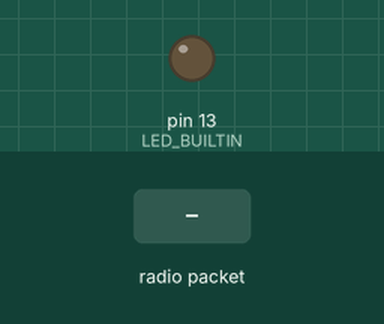
A sketch run on a simulated Arduino Mega 2560, built with avr-gcc and run on an emulated ATmega2560. Parts: output pins drawn as LEDs (lit = HIGH). The inputs (shaded band) are chosen by the test bench. No radio packets arrive unless stated; pins used as bus, display or sensor lines are not drawn.

Above: at 1.2 s.
1.3 s: radio packet "1" arrives
Timing chart, 0 to 4.3 s (numbered marks = the images above; inputs shaded):
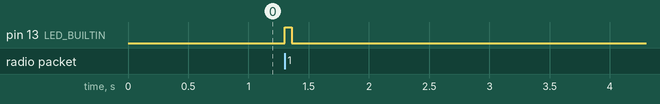

The sketch:

LORA_RX.ino
```cpp
// Feather9x_RX
// -*- mode: C++ -*-
// Example sketch showing how to create a simple messaging client (receiver)
// with the RH_RF95 class. RH_RF95 class does not provide for addressing or
// reliability, so you should only use RH_RF95 if you do not need the higher
// level messaging abilities.
// It is designed to work with the other example Feather9x_TX

#include <SPI.h>
#include <RH_RF95.h>

#define RFM95_CS   8
#define RFM95_RST  4
#define RFM95_INT  7
#define VBATPIN A9


/* Some other possible setups include:

// Feather 32u4:
#define RFM95_CS   8
#define RFM95_RST  4
#define RFM95_INT  7

// Feather M0:
#define RFM95_CS   8
#define RFM95_RST  4
#define RFM95_INT  3

// Arduino shield:
#define RFM95_CS  10
#define RFM95_RST  9
#define RFM95_INT  7

// Feather 32u4 w/wing:
#define RFM95_RST 11  // "A"
#define RFM95_CS  10  // "B"
#define RFM95_INT  2  // "SDA" (only SDA/SCL/RX/TX have IRQ!)

// Feather m0 w/wing:
#define RFM95_RST 11  // "A"
#define RFM95_CS  10  // "B"
#define RFM95_INT  6  // "D"
*/

// Change to 434.0 or other frequency, must match RX's freq!
#define RF95_FREQ 868.0

// Singleton instance of the radio driver
RH_RF95 rf95(RFM95_CS, RFM95_INT);

void setup() {
  pinMode(LED_BUILTIN, OUTPUT);
  pinMode(RFM95_RST, OUTPUT);
  digitalWrite(RFM95_RST, HIGH);

  //Serial.begin(115200);
  //while (!Serial) delay(1);
  //delay(100);

  //Serial.println("Feather LoRa RX Test!");

  // manual reset
  digitalWrite(RFM95_RST, LOW);
  delay(10);
  digitalWrite(RFM95_RST, HIGH);
  delay(10);

  while (!rf95.init()) {
    //Serial.println("LoRa radio init failed");
    //Serial.println("Uncomment '#define SERIAL_DEBUG' in RH_RF95.cpp for detailed debug info");
    while (1);
  }
  //Serial.println("LoRa radio init OK!");

  // Defaults after init are 434.0MHz, modulation GFSK_Rb250Fd250, +13dbM
  if (!rf95.setFrequency(RF95_FREQ)) {
    //Serial.println("setFrequency failed");
    while (1);
  }
  //Serial.print("Set Freq to: "); Serial.println(RF95_FREQ);

  // Defaults after init are 434.0MHz, 13dBm, Bw = 125 kHz, Cr = 4/5, Sf = 128chips/symbol, CRC on

  // The default transmitter power is 13dBm, using PA_BOOST.
  // If you are using RFM95/96/97/98 modules which uses the PA_BOOST transmitter pin, then
  // you can set transmitter powers from 5 to 23 dBm:
  rf95.setTxPower(23, false);
}

void loop() {
  if (rf95.available()) {
    // Should be a message for us now
    uint8_t buf[RH_RF95_MAX_MESSAGE_LEN];
    uint8_t len = sizeof(buf);

    if (rf95.recv(buf, &len)) {
      digitalWrite(LED_BUILTIN, HIGH);
      RH_RF95::printBuffer("Received: ", buf, len);
      //Serial.print("Got: ");
      //Serial.println((char*)buf);
       //Serial.print("RSSI: ");
      //Serial.println(rf95.lastRssi(), DEC);
      float measuredvbat = analogRead(VBATPIN);
      measuredvbat *= 2;    // we divided by 2, so multiply back
      measuredvbat *= 3.3;  // Multiply by 3.3V, our reference voltage
      measuredvbat /= 1024; // convert to voltage

      // Convertir el valor flotante a una cadena de caracteres
      char measuredvbat_str[10]; // Asumiendo que el valor máximo será 9999.99 (7 caracteres + punto decimal + terminador de cadena)
      dtostrf(measuredvbat, 6, 2, measuredvbat_str); // 6 caracteres, 2 decimales

      // Crear un buffer para los datos que incluye el valor de measuredvbat
      char data[50]; // Ajusta el tamaño según sea necesario
      sprintf(data, "And hello back to you. Vbat: %sV", measuredvbat_str);

      rf95.send((uint8_t *)data, 40); // Convertir a uint8_t y enviar los datos

      rf95.waitPacketSent();
      //Serial.println("Sent a reply");
      digitalWrite(LED_BUILTIN, LOW);
    //} else {
      //Serial.println("Receive failed");
    }
  }
}
```

Measured:
- after the input at 1.3 s, pin 13 (LED_BUILTIN): LOW → HIGH at once, → LOW 0.06 s later
